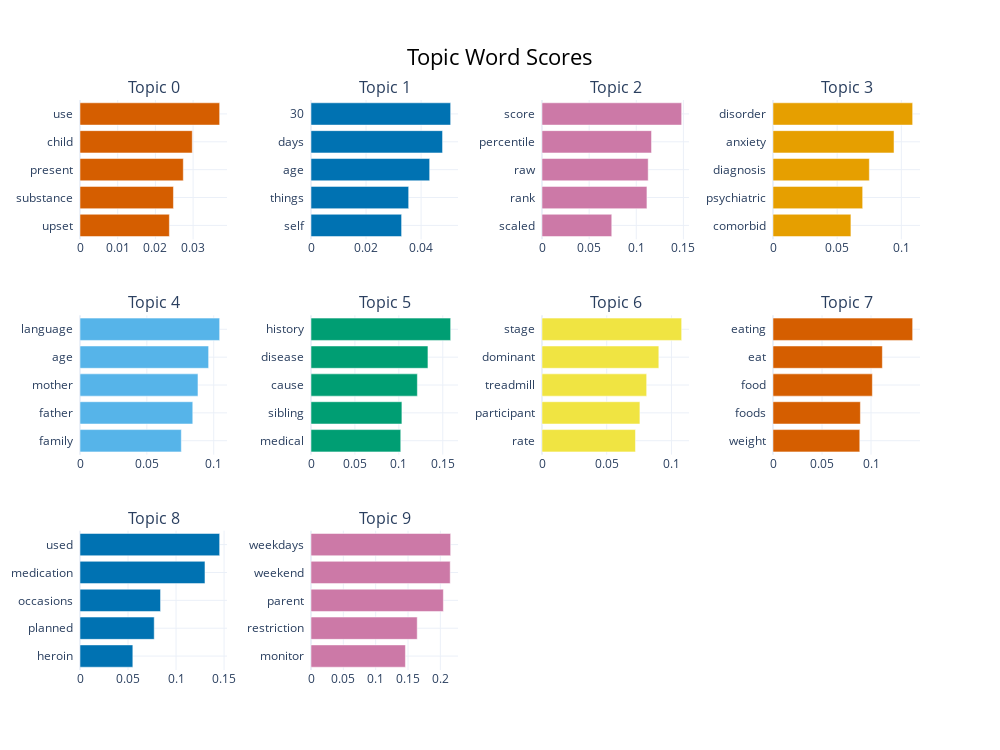

The notebook cell saved with this chart:
### Markdown cell above
## Visualizing word frequency

### Code cell
topic_model.visualize_barchart(top_n_topics=10)

### Figure 1 — Plotly figure (JSON) as saved in the notebook; plotly's stock layout.template omitted (floating-point values rounded to 4 significant figures)
{"data": [{"marker": {"color": "#D55E00"}, "orientation": "h", "type": "bar", "x": [0.0237, 0.02478, 0.0274, 0.02978, 0.03704], "xaxis": "x", "y": ["upset  ", "substance  ", "present  ", "child  ", "use  "], "yaxis": "y"}, {"marker": {"color": "#0072B2"}, "orientation": "h", "type": "bar", "x": [0.03292, 0.03549, 0.04312, 0.0478, 0.05075], "xaxis": "x2", "y": ["self  ", "things  ", "age  ", "days  ", "30  "], "yaxis": "y2"}, {"marker": {"color": "#CC79A7"}, "orientation": "h", "type": "bar", "x": [0.07401, 0.1113, 0.1127, 0.1162, 0.1482], "xaxis": "x3", "y": ["scaled  ", "rank  ", "raw  ", "percentile  ", "score  "], "yaxis": "y3"}, {"marker": {"color": "#E69F00"}, "orientation": "h", "type": "bar", "x": [0.06071, 0.06987, 0.07506, 0.09429, 0.1088], "xaxis": "x4", "y": ["comorbid  ", "psychiatric  ", "diagnosis  ", "anxiety  ", "disorder  "], "yaxis": "y4"}, {"marker": {"color": "#56B4E9"}, "orientation": "h", "type": "bar", "x": [0.07576, 0.08433, 0.08821, 0.09617, 0.1044], "xaxis": "x5", "y": ["family  ", "father  ", "mother  ", "age  ", "language  "], "yaxis": "y5"}, {"marker": {"color": "#009E73"}, "orientation": "h", "type": "bar", "x": [0.1022, 0.1035, 0.1211, 0.1331, 0.1589], "xaxis": "x6", "y": ["medical  ", "sibling  ", "cause  ", "disease  ", "history  "], "yaxis": "y6"}, {"marker": {"color": "#F0E442"}, "orientation": "h", "type": "bar", "x": [0.0722, 0.07563, 0.08085, 0.09025, 0.1079], "xaxis": "x7", "y": ["rate  ", "participant  ", "treadmill  ", "dominant  ", "stage  "], "yaxis": "y7"}, {"marker": {"color": "#D55E00"}, "orientation": "h", "type": "bar", "x": [0.08854, 0.08915, 0.1014, 0.1116, 0.1425], "xaxis": "x8", "y": ["weight  ", "foods  ", "food  ", "eat  ", "eating  "], "yaxis": "y8"}, {"marker": {"color": "#0072B2"}, "orientation": "h", "type": "bar", "x": [0.055, 0.07727, 0.08385, 0.1301, 0.1454], "xaxis": "x9", "y": ["heroin  ", "planned  ", "occasions  ", "medication  ", "used  "], "yaxis": "y9"}, {"marker": {"color": "#CC79A7"}, "orientation": "h", "type": "bar", "x": [0.146, 0.1643, 0.2047, 0.2153, 0.2159], "xaxis": "x10", "y": ["monitor  ", "restriction  ", "parent  ", "weekend  ", "weekdays  "], "yaxis": "y10"}], "layout": {"annotations": [{"font": {"size": 16}, "showarrow": false, "text": "Topic 0", "x": 0.0875, "xanchor": "center", "xref": "paper", "y": 1, "yanchor": "bottom", "yref": "paper"}, {"font": {"size": 16}, "showarrow": false, "text": "Topic 1", "x": 0.3625, "xanchor": "center", "xref": "paper", "y": 1, "yanchor": "bottom", "yref": "paper"}, {"font": {"size": 16}, "showarrow": false, "text": "Topic 2", "x": 0.6375, "xanchor": "center", "xref": "paper", "y": 1, "yanchor": "bottom", "yref": "paper"}, {"font": {"size": 16}, "showarrow": false, "text": "Topic 3", "x": 0.9125, "xanchor": "center", "xref": "paper", "y": 1, "yanchor": "bottom", "yref": "paper"}, {"font": {"size": 16}, "showarrow": false, "text": "Topic 4", "x": 0.0875, "xanchor": "center", "xref": "paper", "y": 0.6222, "yanchor": "bottom", "yref": "paper"}, {"font": {"size": 16}, "showarrow": false, "text": "Topic 5", "x": 0.3625, "xanchor": "center", "xref": "paper", "y": 0.6222, "yanchor": "bottom", "yref": "paper"}, {"font": {"size": 16}, "showarrow": false, "text": "Topic 6", "x": 0.6375, "xanchor": "center", "xref": "paper", "y": 0.6222, "yanchor": "bottom", "yref": "paper"}, {"font": {"size": 16}, "showarrow": false, "text": "Topic 7", "x": 0.9125, "xanchor": "center", "xref": "paper", "y": 0.6222, "yanchor": "bottom", "yref": "paper"}, {"font": {"size": 16}, "showarrow": false, "text": "Topic 8", "x": 0.0875, "xanchor": "center", "xref": "paper", "y": 0.2444, "yanchor": "bottom", "yref": "paper"}, {"font": {"size": 16}, "showarrow": false, "text": "Topic 9", "x": 0.3625, "xanchor": "center", "xref": "paper", "y": 0.2444, "yanchor": "bottom", "yref": "paper"}], "height": 750, "hoverlabel": {"bgcolor": "white", "font": {"family": "Rockwell", "size": 16}}, "showlegend": false, "title": {"font": {"color": "Black", "size": 22}, "text": "Topic Word Scores", "x": 0.5, "xanchor": "center", "yanchor": "top"}, "width": 1000, "xaxis": {"anchor": "y", "domain": [0, 0.175], "showgrid": true}, "xaxis10": {"anchor": "y10", "domain": [0.275, 0.45], "showgrid": true}, "xaxis11": {"anchor": "y11", "domain": [0.55, 0.725], "showgrid": true}, "xaxis12": {"anchor": "y12", "domain": [0.825, 1], "showgrid": true}, "xaxis2": {"anchor": "y2", "domain": [0.275, 0.45], "showgrid": true}, "xaxis3": {"anchor": "y3", "domain": [0.55, 0.725], "showgrid": true}, "xaxis4": {"anchor": "y4", "domain": [0.825, 1], "showgrid": true}, "xaxis5": {"anchor": "y5", "domain": [0, 0.175], "showgrid": true}, "xaxis6": {"anchor": "y6", "domain": [0.275, 0.45], "showgrid": true}, "xaxis7": {"anchor": "y7", "domain": [0.55, 0.725], "showgrid": true}, "xaxis8": {"anchor": "y8", "domain": [0.825, 1], "showgrid": true}, "xaxis9": {"anchor": "y9", "domain": [0, 0.175], "showgrid": true}, "yaxis": {"anchor": "x", "domain": [0.7556, 1], "showgrid": true}, "yaxis10": {"anchor": "x10", "domain": [0, 0.2444], "showgrid": true}, "yaxis11": {"anchor": "x11", "domain": [0, 0.2444], "showgrid": true}, "yaxis12": {"anchor": "x12", "domain": [0, 0.2444], "showgrid": true}, "yaxis2": {"anchor": "x2", "domain": [0.7556, 1], "showgrid": true}, "yaxis3": {"anchor": "x3", "domain": [0.7556, 1], "showgrid": true}, "yaxis4": {"anchor": "x4", "domain": [0.7556, 1], "showgrid": true}, "yaxis5": {"anchor": "x5", "domain": [0.3778, 0.6222], "showgrid": true}, "yaxis6": {"anchor": "x6", "domain": [0.3778, 0.6222], "showgrid": true}, "yaxis7": {"anchor": "x7", "domain": [0.3778, 0.6222], "showgrid": true}, "yaxis8": {"anchor": "x8", "domain": [0.3778, 0.6222], "showgrid": true}, "yaxis9": {"anchor": "x9", "domain": [0, 0.2444], "showgrid": true}}}
